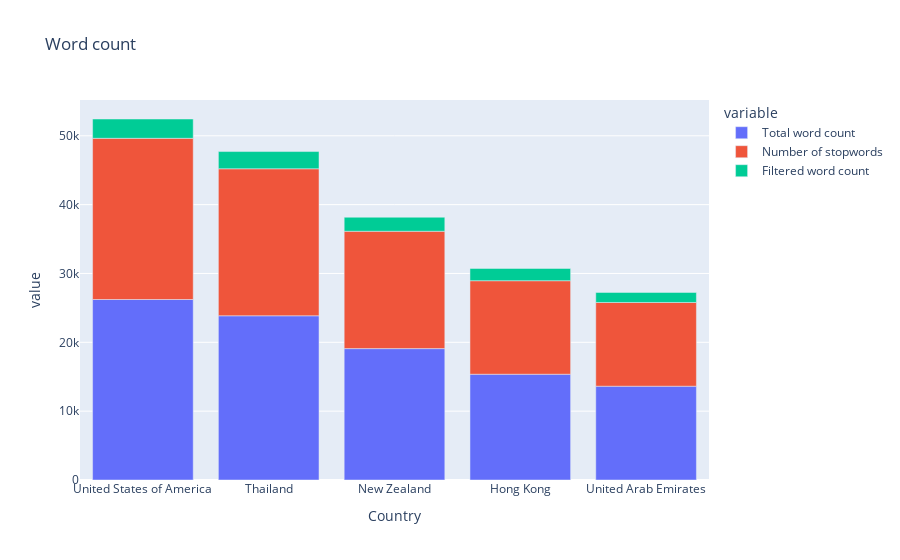

Notebook source saved alongside this figure:
### Markdown cell above
Plotting Graph

### Code cell
dataFrame = pd.DataFrame({"Country":['United States of America', 'Thailand', 'New Zealand', 'Hong Kong', 'United Arab Emirates'],
                           "Total word count": [len(article_word_cnt_USA), len(article_word_cnt_TL), len(article_word_cnt_NZ), len(article_word_cnt_HK), len(article_word_cnt_DB)],
                           "Number of stopwords": [len(article_word_cnt_USA) - len(all_lists_USA), len(article_word_cnt_TL) - len(all_lists_TL), len(article_word_cnt_NZ) - len(all_lists_NZ), len(article_word_cnt_HK) - len(all_lists_HK), len(article_word_cnt_DB) - len(all_lists_DB)],
                           "Filtered word count": [len(all_lists_USA), len(all_lists_TL), len(all_lists_NZ), len(all_lists_HK), len(all_lists_DB)]})
print()
print(dataFrame)


fig = px.bar(dataFrame, x='Country', y=['Total word count', 'Number of stopwords', 'Filtered word count'], title='Word count')
fig.show()

### Figure 1 — Plotly figure (JSON) as saved in the notebook; plotly's stock layout.template omitted (floating-point values rounded to 4 significant figures)
{"data": [{"alignmentgroup": "True", "hovertemplate": "variable=Total word count<br>Country=%{x}<br>value=%{y}<extra></extra>", "legendgroup": "Total word count", "marker": {"color": "#636efa", "pattern": {"shape": ""}}, "name": "Total word count", "offsetgroup": "Total word count", "orientation": "v", "showlegend": true, "textposition": "auto", "type": "bar", "x": ["United States of America", "Thailand", "New Zealand", "Hong Kong", "United Arab Emirates"], "xaxis": "x", "y": [26220, 23855, 19086, 15365, 13624], "yaxis": "y"}, {"alignmentgroup": "True", "hovertemplate": "variable=Number of stopwords<br>Country=%{x}<br>value=%{y}<extra></extra>", "legendgroup": "Number of stopwords", "marker": {"color": "#EF553B", "pattern": {"shape": ""}}, "name": "Number of stopwords", "offsetgroup": "Number of stopwords", "orientation": "v", "showlegend": true, "textposition": "auto", "type": "bar", "x": ["United States of America", "Thailand", "New Zealand", "Hong Kong", "United Arab Emirates"], "xaxis": "x", "y": [23416, 21355, 17047, 13585, 12163], "yaxis": "y"}, {"alignmentgroup": "True", "hovertemplate": "variable=Filtered word count<br>Country=%{x}<br>value=%{y}<extra></extra>", "legendgroup": "Filtered word count", "marker": {"color": "#00cc96", "pattern": {"shape": ""}}, "name": "Filtered word count", "offsetgroup": "Filtered word count", "orientation": "v", "showlegend": true, "textposition": "auto", "type": "bar", "x": ["United States of America", "Thailand", "New Zealand", "Hong Kong", "United Arab Emirates"], "xaxis": "x", "y": [2804, 2500, 2039, 1780, 1461], "yaxis": "y"}], "layout": {"barmode": "relative", "legend": {"title": {"text": "variable"}, "tracegroupgap": 0}, "title": {"text": "Word count"}, "xaxis": {"anchor": "y", "domain": [0, 1], "title": {"text": "Country"}}, "yaxis": {"anchor": "x", "domain": [0, 1], "title": {"text": "value"}}}}
